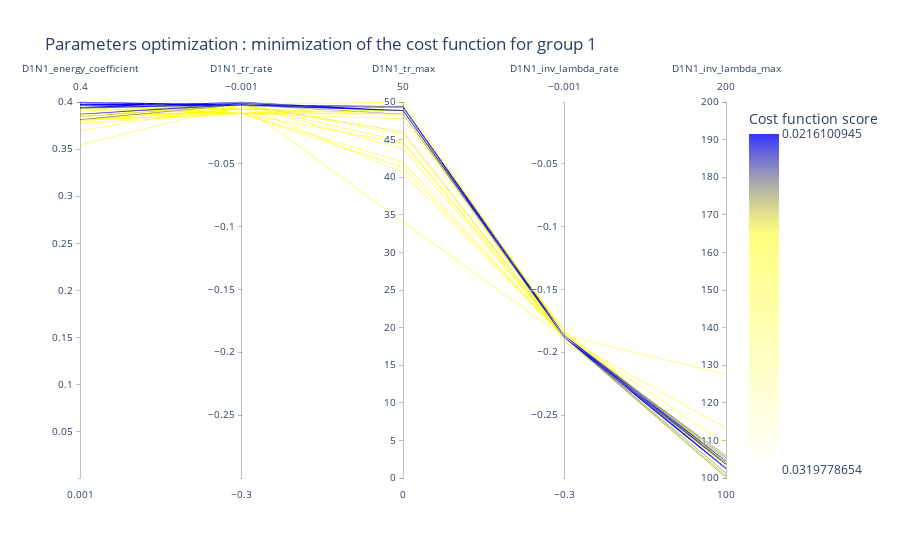
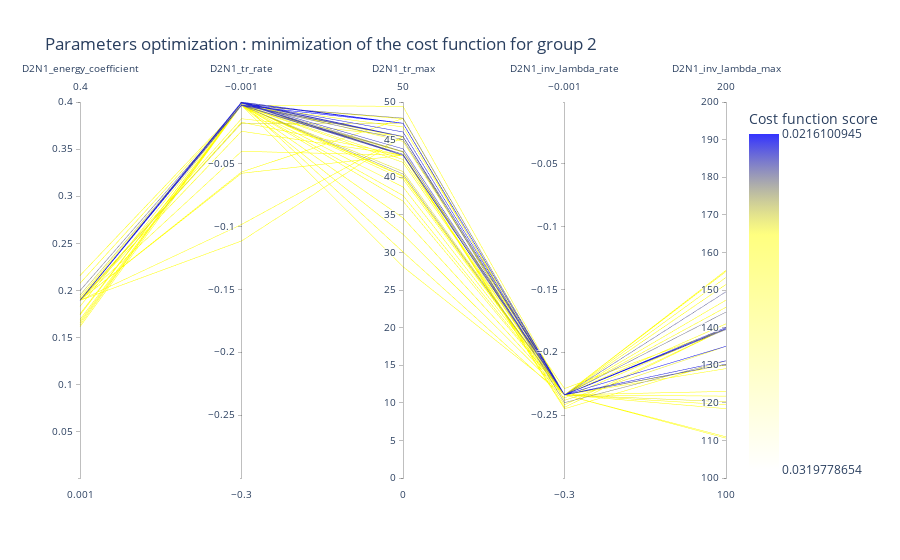

Here is the notebook cell these charts were saved with, in order:
### Code cell
for group in fig:
    display(group)

### Figure 1 — Plotly figure (JSON) as saved in the notebook; plotly's stock layout.template omitted (floating-point values rounded to 4 significant figures; data arrays with more than 128 entries replaced by an {"elided": "..."} marker saying what was removed)
{"data": [{"dimensions": [{"label": "D1N1_energy_coefficient", "range": [0.001, 0.4], "values": {"elided": "2000 float values"}}, {"label": "D1N1_tr_rate", "range": [-0.3, -0.001], "values": {"elided": "2000 float values"}}, {"label": "D1N1_tr_max", "range": [0, 50], "values": {"elided": "2000 float values"}}, {"label": "D1N1_inv_lambda_rate", "range": [-0.3, -0.001], "values": {"elided": "2000 float values"}}, {"label": "D1N1_inv_lambda_max", "range": [100, 200], "values": {"elided": "2000 float values"}}], "line": {"color": {"elided": "2000 float values"}, "colorbar": {"tickmode": "array", "ticktext": [0.02161, 0.03198], "tickvals": [-0.02161, -0.03198], "title": {"text": "Cost function score"}}, "colorscale": [[0, "rgba(0, 0, 255, 0.8)"], [0.3, "rgba(255,255,0,0.5)"], [1, "rgba(255,255,0,0.0)"]], "reversescale": true, "showscale": true}, "type": "parcoords", "unselected": {"line": {"opacity": 0}}}], "layout": {"coloraxis": {"colorbar": {"title": {"text": "Fitness"}}}, "title": {"text": "Parameters optimization : minimization of the cost function for group 1"}}}

### Figure 2 — Plotly figure (JSON) as saved in the notebook; plotly's stock layout.template omitted (floating-point values rounded to 4 significant figures; data arrays with more than 128 entries replaced by an {"elided": "..."} marker saying what was removed)
{"data": [{"dimensions": [{"label": "D2N1_energy_coefficient", "range": [0.001, 0.4], "values": {"elided": "2000 float values"}}, {"label": "D2N1_tr_rate", "range": [-0.3, -0.001], "values": {"elided": "2000 float values"}}, {"label": "D2N1_tr_max", "range": [0, 50], "values": {"elided": "2000 float values"}}, {"label": "D2N1_inv_lambda_rate", "range": [-0.3, -0.001], "values": {"elided": "2000 float values"}}, {"label": "D2N1_inv_lambda_max", "range": [100, 200], "values": {"elided": "2000 float values"}}], "line": {"color": {"elided": "2000 float values"}, "colorbar": {"tickmode": "array", "ticktext": [0.02161, 0.03198], "tickvals": [-0.02161, -0.03198], "title": {"text": "Cost function score"}}, "colorscale": [[0, "rgba(0, 0, 255, 0.8)"], [0.3, "rgba(255,255,0,0.5)"], [1, "rgba(255,255,0,0.0)"]], "reversescale": true, "showscale": true}, "type": "parcoords", "unselected": {"line": {"opacity": 0}}}], "layout": {"coloraxis": {"colorbar": {"title": {"text": "Fitness"}}}, "title": {"text": "Parameters optimization : minimization of the cost function for group 2"}}}
